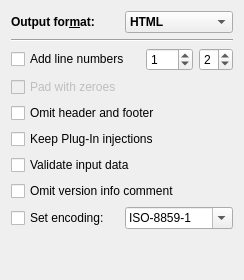
       <widget class="QWidget" name="page_general">
        <attribute name="title">
         <string>General</string>
        </attribute>
        <layout class="QVBoxLayout" name="verticalLayout_2">
         <item>
          <layout class="QHBoxLayout" name="horizontalLayout_8">
           <item>
            <widget class="QLabel" name="label_2">
             <property name="sizePolicy">
              <sizepolicy hsizetype="Minimum" vsizetype="Minimum">
               <horstretch>0</horstretch>
               <verstretch>0</verstretch>
              </sizepolicy>
             </property>
             <property name="font">
              <font>
               <weight>75</weight>
               <bold>true</bold>
              </font>
             </property>
             <property name="text">
              <string>Output for&amp;mat:</string>
             </property>
             <property name="buddy">
              <cstring>comboFormat</cstring>
             </property>
            </widget>
           </item>
           <item>
            <widget class="QComboBox" name="comboFormat">
             <property name="sizePolicy">
              <sizepolicy hsizetype="Preferred" vsizetype="Fixed">
               <horstretch>0</horstretch>
               <verstretch>0</verstretch>
              </sizepolicy>
             </property>
             <property name="font">
              <font>
               <weight>75</weight>
               <bold>true</bold>
              </font>
             </property>
             <property name="toolTip">
              <string>Choose an output format.</string>
             </property>
             <item>
              <property name="text">
               <string>HTML</string>
              </property>
             </item>
             <item>
              <property name="text">
               <string>XHTML</string>
              </property>
             </item>
             <item>
              <property name="text">
               <string>LaTeX</string>
              </property>
             </item>
             <item>
              <property name="text">
               <string>TeX</string>
              </property>
             </item>
             <item>
              <property name="text">
               <string>RTF</string>
              </property>
             </item>
             <item>
              <property name="text">
               <string>ODT</string>
              </property>
             </item>
             <item>
              <property name="text">
               <string>SVG</string>
              </property>
             </item>
             <item>
              <property name="text">
               <string>BBCode</string>
              </property>
             </item>
            </widget>
           </item>
          </layout>
         </item>
         <item>
          <widget class="Line" name="line_9">
           <property name="orientation">
            <enum>Qt::Horizontal</enum>
           </property>
          </widget>
         </item>
         <item>
          <layout class="QHBoxLayout" name="horizontalLayout_21">
           <item>
            <widget class="QCheckBox" name="cbIncLineNo">
             <property name="toolTip">
              <string>Add line numbers to the output.</string>
             </property>
             <property name="text">
              <string>Add line numbers</string>
             </property>
            </widget>
           </item>
           <item>
            <spacer name="horizontalSpacer_4">
             <property name="orientation">
              <enum>Qt::Horizontal</enum>
             </property>
             <property name="sizeHint" stdset="0">
              <size>
               <width>10</width>
               <height>20</height>
              </size>
             </property>
            </spacer>
           </item>
           <item>
            <widget class="QSpinBox" name="sbLineNoStart">
             <property name="toolTip">
              <string>Set line numbering start.</string>
             </property>
             <property name="buttonSymbols">
              <enum>QAbstractSpinBox::UpDownArrows</enum>
             </property>
             <property name="accelerated">
              <bool>true</bool>
             </property>
             <property name="maximum">
              <number>500</number>
             </property>
             <property name="value">
              <number>1</number>
             </property>
            </widget>
           </item>
           <item>
            <widget class="QSpinBox" name="sbLineNoWidth">
             <property name="toolTip">
              <string>Select the line number width.</string>
             </property>
             <property name="minimum">
              <number>1</number>
             </property>
             <property name="maximum">
              <number>6</number>
             </property>
             <property name="value">
              <number>2</number>
             </property>
            </widget>
           </item>
          </layout>
         </item>
         <item>
          <widget class="QCheckBox" name="cbPadZeroes">
           <property name="enabled">
            <bool>false</bool>
           </property>
           <property name="toolTip">
            <string>Fill leading space of line numbers with zeroes.</string>
           </property>
           <property name="text">
            <string>Pad with zeroes</string>
           </property>
          </widget>
         </item>
         <item>
          <widget class="QCheckBox" name="cbFragment">
           <property name="sizePolicy">
            <sizepolicy hsizetype="Minimum" vsizetype="Fixed">
             <horstretch>0</horstretch>
             <verstretch>0</verstretch>
            </sizepolicy>
           </property>
           <property name="toolTip">
            <string>Generate output without document header and footer.</string>
           </property>
           <property name="text">
            <string>Omit header and footer</string>
           </property>
          </widget>
         </item>
         <item>
          <widget class="QCheckBox" name="cbKeepInjections">
           <property name="toolTip">
            <string>Output any plug-in text injections even if document header and footer is omitted.</string>
           </property>
           <property name="text">
            <string>Keep Plug-In injections</string>
           </property>
          </widget>
         </item>
         <item>
          <widget class="QCheckBox" name="cbValidateInput">
           <property name="toolTip">
            <string>Test if input data is not binary.
Removes Unicode BOM mark.</string>
           </property>
           <property name="text">
            <string>Validate input data</string>
           </property>
          </widget>
         </item>
         <item>
          <widget class="QCheckBox" name="cbOmitVersionInfo">
           <property name="toolTip">
            <string>Generate output without version information comment.</string>
           </property>
           <property name="text">
            <string>Omit version info comment</string>
           </property>
          </widget>
         </item>
         <item>
          <layout class="QHBoxLayout" name="horizontalLayout_2">
           <item>
            <widget class="QCheckBox" name="cbEncoding">
             <property name="toolTip">
              <string>Set the output file encoding.</string>
             </property>
             <property name="text">
              <string>Set encoding:</string>
             </property>
            </widget>
           </item>
           <item>
            <widget class="QComboBox" name="comboEncoding">
             <property name="toolTip">
              <string>Select or define the encoding.
The result has to match the input file encoding.</string>
             </property>
             <property name="editable">
              <bool>true</bool>
             </property>
             <property name="insertPolicy">
              <enum>QComboBox::InsertAtBottom</enum>
             </property>
             <item>
              <property name="text">
               <string>ISO-8859-1</string>
              </property>
             </item>
             <item>
              <property name="text">
               <string>ISO-8859-2</string>
              </property>
             </item>
             <item>
              <property name="text">
               <string>ISO-8859-3</string>
              </property>
             </item>
             <item>
              <property name="text">
               <string>ISO-8859-4</string>
              </property>
             </item>
             <item>
              <property name="text">
               <string>ISO-8859-5</string>
              </property>
             </item>
             <item>
              <property name="text">
               <string>ISO-8859-6</string>
              </property>
             </item>
             <item>
              <property name="text">
               <string>ISO-8859-7</string>
              </property>
             </item>
             <item>
              <property name="text">
               <string>ISO-8859-8</string>
              </property>
             </item>
             <item>
              <property name="text">
               <string>ISO-8859-9</string>
              </property>
             </item>
             <item>
              <property name="text">
               <string>ISO-8859-10</string>
              </property>
             </item>
             <item>
              <property name="text">
               <string>ISO-8859-11</string>
              </property>
             </item>
             <item>
              <property name="text">
               <string>ISO-8859-12</string>
              </property>
             </item>
             <item>
              <property name="text">
               <string>ISO-8859-13</string>
              </property>
             </item>
             <item>
              <property name="text">
               <string>ISO-8859-14</string>
              </property>
             </item>
             <item>
              <property name="text">
               <string>ISO-8859-15</string>
              </property>
             </item>
             <item>
              <property name="text">
               <string>UTF-8</string>
              </property>
             </item>
            </widget>
           </item>
          </layout>
         </item>
         <item>
          <spacer name="verticalSpacer_2">
           <property name="orientation">
            <enum>Qt::Vertical</enum>
           </property>
           <property name="sizeHint" stdset="0">
            <size>
             <width>20</width>
             <height>40</height>
            </size>
           </property>
          </spacer>
         </item>
        </layout>
       </widget>
